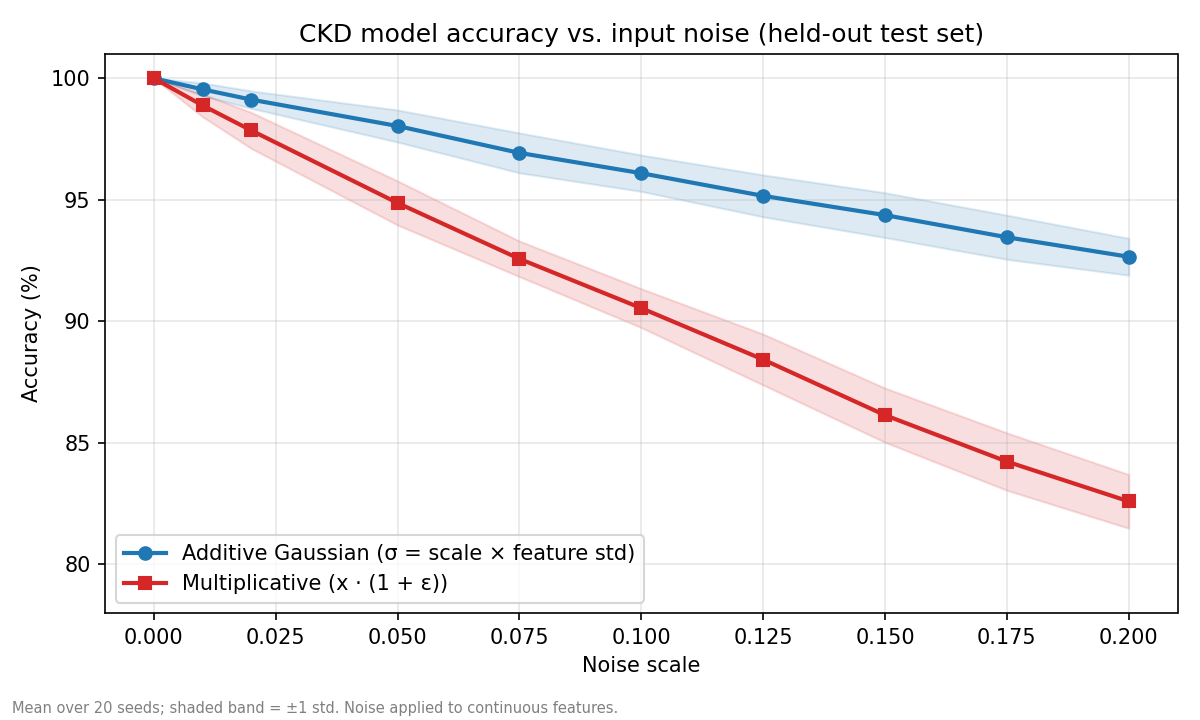

This chart was generated by the following Python code:
"""Robustness of the CKD XGBoost model to synthetic input noise.

Usage (from the repo root, next to the .pkl and .csv):
    python noise_robustness.py
Produces: noise_robustness.png
"""
import joblib
import numpy as np
import pandas as pd
import matplotlib
matplotlib.use("Agg")
import matplotlib.pyplot as plt
from sklearn.metrics import accuracy_score
from sklearn.model_selection import train_test_split

MODEL_PATH = "final_xg_model_for_ckd_status.pkl"
DATA_PATH = "kidney_disease_dataset.csv"
CONTINUOUS = ["Age", "Creatinine_Level", "BUN", "GFR", "Urine_Output"]
SCALES = [0, 0.01, 0.02, 0.05, 0.075, 0.1, 0.125, 0.15, 0.175, 0.2]
N_SEEDS = 20

model = joblib.load(MODEL_PATH)
df = pd.read_csv(DATA_PATH)
y = df["CKD_Status"]
X = df.drop(columns=["CKD_Status"])[list(model.feature_names_in_)]
_, X_test, _, y_test = train_test_split(X, y, test_size=0.2, random_state=101)
std = X.std()


def noisy(kind, scale, rng):
    Z = X_test.copy().astype(float)
    shape = (len(Z), len(CONTINUOUS))
    eps = rng.normal(0, scale, shape)
    if kind == "additive":          # sigma = scale * feature std
        Z[CONTINUOUS] = Z[CONTINUOUS] + eps * std[CONTINUOUS].values
    else:                           # multiplicative: x * (1 + eps)
        Z[CONTINUOUS] = Z[CONTINUOUS] * (1 + eps)
    return Z


results = {}
for kind in ["additive", "multiplicative"]:
    means, stds = [], []
    for s in SCALES:
        accs = [accuracy_score(y_test, model.predict(noisy(kind, s, np.random.default_rng(seed))))
                for seed in range(N_SEEDS)]
        means.append(np.mean(accs) * 100)
        stds.append(np.std(accs) * 100)
    results[kind] = (np.array(means), np.array(stds))

fig, ax = plt.subplots(figsize=(8, 4.8), dpi=150)
styles = {
    "additive": ("Additive Gaussian (σ = scale × feature std)", "#1f77b4", "o"),
    "multiplicative": ("Multiplicative (x · (1 + ε))", "#d62728", "s"),
}
for kind, (label, color, marker) in styles.items():
    m, s = results[kind]
    ax.plot(SCALES, m, marker=marker, color=color, label=label, linewidth=2)
    ax.fill_between(SCALES, m - s, m + s, color=color, alpha=0.15)

ax.set_xlabel("Noise scale")
ax.set_ylabel("Accuracy (%)")
ax.set_title("CKD model accuracy vs. input noise (held-out test set)")
ax.set_ylim(78, 101)
ax.grid(alpha=0.3)
ax.legend(loc="lower left")
fig.text(0.01, 0.01, f"Mean over {N_SEEDS} seeds; shaded band = ±1 std. Noise applied to continuous features.",
         fontsize=7, color="gray")
fig.tight_layout(rect=(0, 0.03, 1, 1))
fig.savefig("noise_robustness.png")

print(pd.DataFrame({"scale": SCALES,
                    "additive_%": results["additive"][0].round(1),
                    "multiplicative_%": results["multiplicative"][0].round(1)}))
